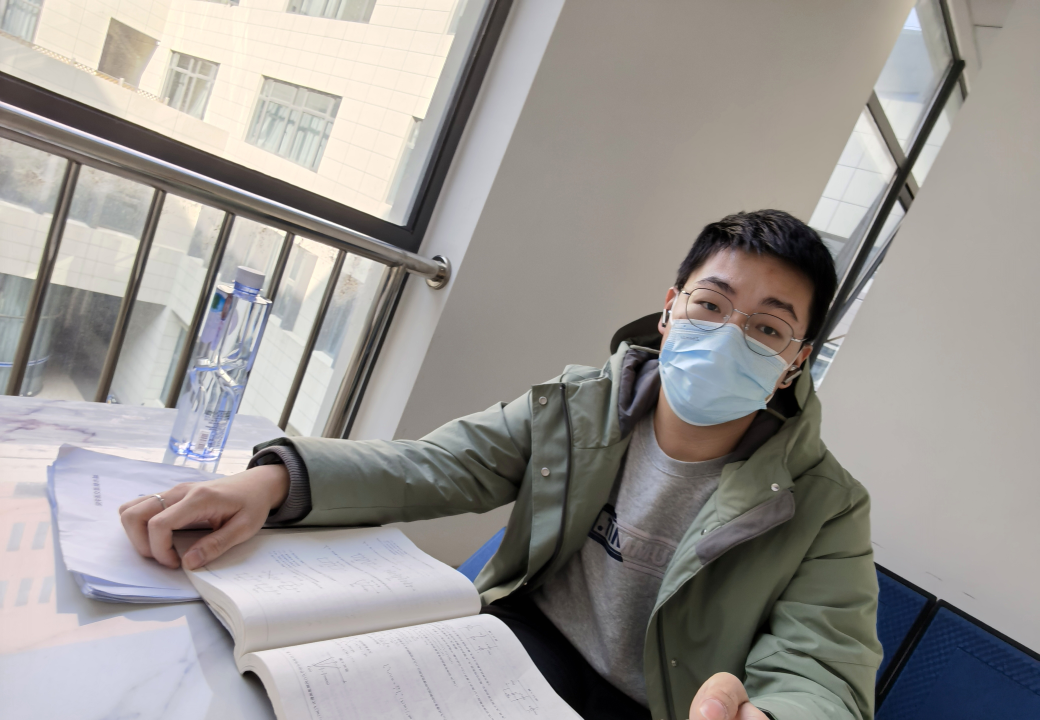
#> input picture image-dsp-101219148-zhousheng/pic1.jpg, 4160 x 2879 px, found by its file name (shown at 1/4 size)
$ python Anaconda_101219148_zhousheng_image.py   (older library calls are emulated)
#> lines starting #> are read from the running program, lines starting #| are printed output that depends on the picture
"""
Anaconda_101219148_zhousheng_image.py
Digital Signal Processing
Image Programs
Winter 2021
@ Shanghai University of Engineering Science (SUES)

"""

import numpy as np
from skimage import io,img_as_float,transform
import matplotlib.pyplot as plt #使用plt绘制圆形

"""

本代码受蒋老师原代码启发，在尽量不改变原代码功能的情况下
通过将数组遍历改成切片或者使用现有函数进行改写
将图像处理的所需时间减少，原3000*4000图像处理时间从大约2分钟缩短至约10秒。
圆形处理功能还是使用遍历为好，这里使用其他方法实则是强行变换并不好。

"""

def main():

    photoName = "./pic1.jpg"

    photoConstruction(photoName)

    photoBlue(photoName)

    photoCircle(photoName)

    photoRotate(photoName)

    photoName2 = "./pic2.jpg"

    photoCombine(photoName, photoName2)

def photoConstruction(photoName) :#输出参数

#> called with photoName = './pic1.jpg'
    myPhoto = io.imread(photoName)
#> myPhoto is the input picture: shape (2879, 4160, 3); mean R, G, B 153.1, 149.5, 146.5
    rowNum, columnNum, colorNum = myPhoto.shape
#> rowNum = 2879; columnNum = 4160; colorNum = 3
    print("rowNum = ",rowNum)
#| rowNum =  2879
    print("columnNum = ",columnNum)
#| columnNum =  4160
    print("colorNum = ",colorNum)
#| colorNum =  3

def photoBlue(photoName):  #变蓝

#> called with photoName = './pic1.jpg'
    myPhoto = io.imread(photoName)
    myPhoto=img_as_float(myPhoto)#原图像为整型，无法直接处理，需要改为浮点型
    myPhoto[:,:,0] *= 0.7
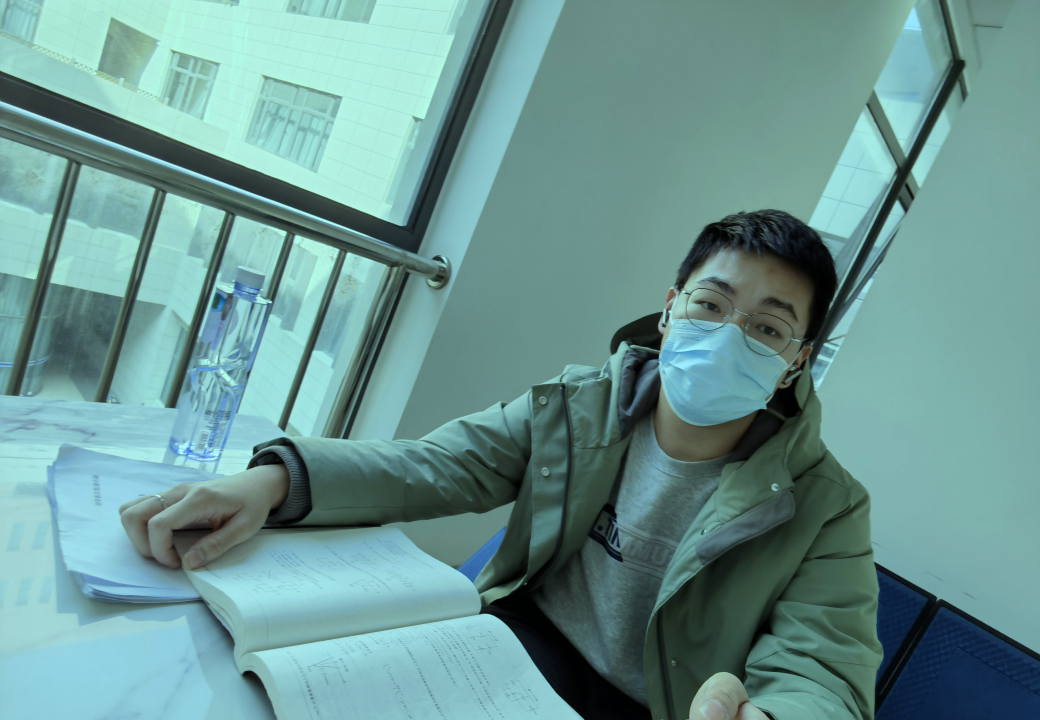
#> myPhoto: shape (2879, 4160, 3) float64 (shown at 1/4 size); mean R, G, B 0.42, 0.586, 0.575
    myPhoto[:,:,1] *= 0.7
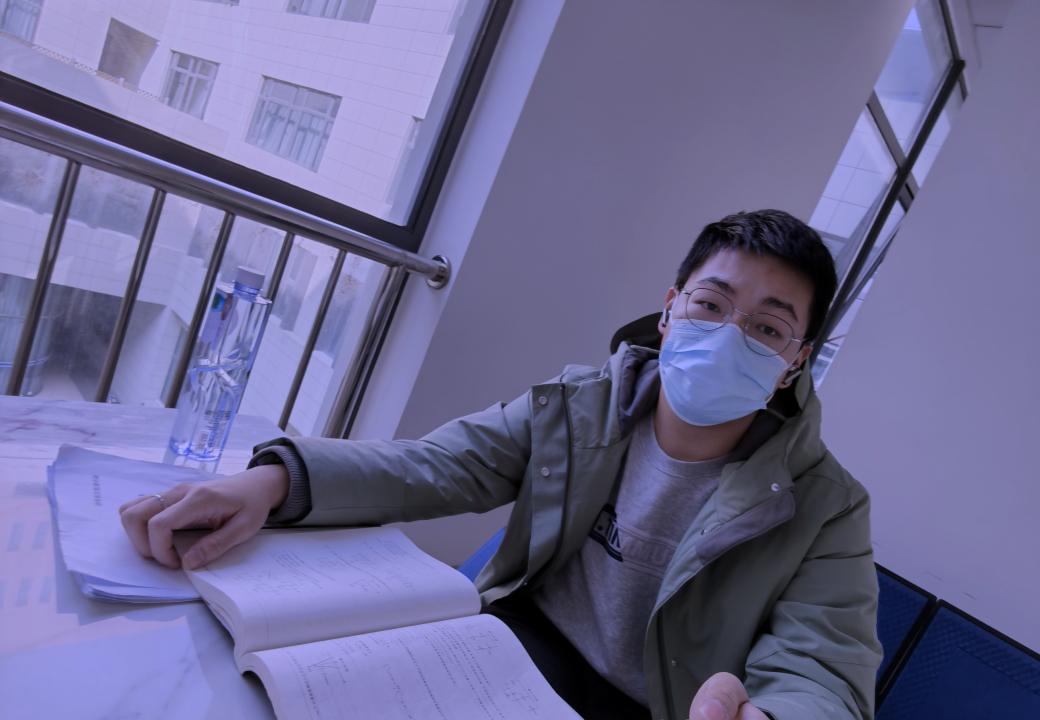
#> myPhoto: shape (2879, 4160, 3) float64 (shown at 1/4 size); mean R, G, B 0.42, 0.41, 0.575
    '''myPhoto[rowIdx,columnIdx,2] is not changed.'''
#> (the run stopped early here; a loop or call above may not have finished)
